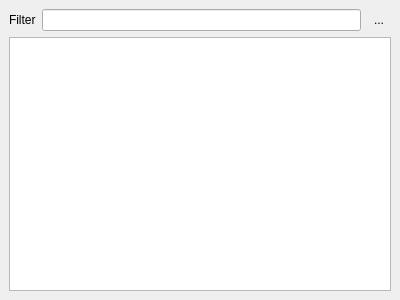
<?xml version="1.0" encoding="UTF-8"?>
<ui version="4.0">
 <class>CGeorgesDirTreeDialog</class>
 <widget class="QDockWidget" name="CGeorgesDirTreeDialog">
  <property name="geometry">
   <rect>
    <x>0</x>
    <y>0</y>
    <width>400</width>
    <height>300</height>
   </rect>
  </property>
  <property name="sizePolicy">
   <sizepolicy hsizetype="Fixed" vsizetype="Preferred">
    <horstretch>0</horstretch>
    <verstretch>0</verstretch>
   </sizepolicy>
  </property>
  <property name="minimumSize">
   <size>
    <width>200</width>
    <height>141</height>
   </size>
  </property>
  <property name="features">
   <set>QDockWidget::DockWidgetFloatable|QDockWidget::DockWidgetMovable</set>
  </property>
  <property name="windowTitle">
   <string>Leveldesign Path</string>
  </property>
  <widget class="QWidget" name="dockWidgetContents">
   <property name="minimumSize">
    <size>
     <width>50</width>
     <height>0</height>
    </size>
   </property>
   <layout class="QGridLayout" name="gridLayout">
    <item row="1" column="0" colspan="3">
     <widget class="QTreeView" name="dirTree">
      <property name="minimumSize">
       <size>
        <width>0</width>
        <height>0</height>
       </size>
      </property>
      <property name="alternatingRowColors">
       <bool>true</bool>
      </property>
     </widget>
    </item>
    <item row="0" column="1">
     <widget class="QLineEdit" name="filterLineEdit"/>
    </item>
    <item row="0" column="2">
     <widget class="QToolButton" name="filterResetButton">
      <property name="text">
       <string>...</string>
      </property>
      <property name="icon">
       <iconset resource="georges_editor.qrc">
        <normaloff>:/images/ic_nel_georges_editor.png</normaloff>:/images/ic_nel_georges_editor.png</iconset>
      </property>
      <property name="autoRaise">
       <bool>true</bool>
      </property>
     </widget>
    </item>
    <item row="0" column="0">
     <widget class="QLabel" name="label">
      <property name="text">
       <string>Filter</string>
      </property>
     </widget>
    </item>
   </layout>
  </widget>
 </widget>
 <resources>
  <include location="../../object_viewer_qt.qrc"/>
  <include location="../core/core.qrc"/>
  <include location="georges_editor.qrc"/>
 </resources>
 <connections/>
</ui>
